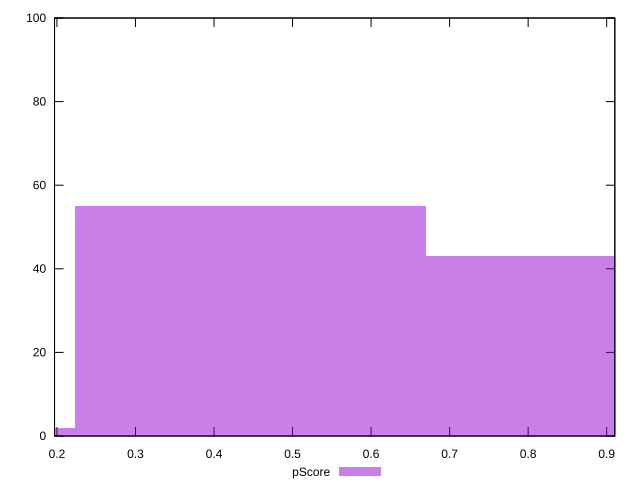

Recreate this plot in gnuplot.
reset

$pScore <<EOF
0.4463513341507975 55
0.892702668301595 43
0 2
EOF

set key outside below
set boxwidth 0.4463513341507975
set xrange [0.1969291478154006:0.9103731016494387]
set yrange [0:100]
set trange [0:100]
set style fill transparent solid 0.5 noborder
set terminal svg size 640, 490 enhanced background rgb 'white'
set output "report_00013_2021-02-09T12-04-24.940Z/bootup-time/samples/pages+cached/pScore/histogram.svg"

plot $pScore title "pScore" with boxes

reset
